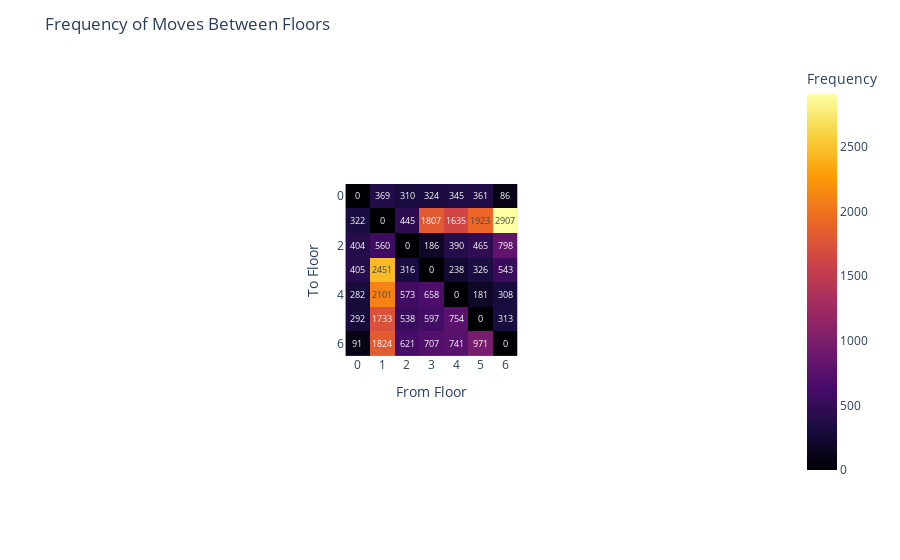

The cell this chart's notebook holds for it:
### Code cell
import pandas as pd
import plotly.express as px

# Load the Excel file
file_path = r"elevator_2.xlsx"
df_2 = pd.read_excel(file_path, sheet_name='Sheet1')

# Filter out rows with invalid floor data
df_2 = df_2[(df_2['start_floor'] != -1) & (df_2['end_floor'] != -1)]

# Add condition to exclude movements from the same floor
df_2 = df_2[df_2['start_floor'] != df_2['end_floor']]

# Create a pivot table to calculate the frequency of moves between floors
pivot_table = pd.crosstab(df_2['start_floor'], df_2['end_floor'])

# Sort the index (start_floor) in ascending order
pivot_table = pivot_table.reindex(index=sorted(pivot_table.index))

# Create a heatmap using the pivot table
fig = px.imshow(pivot_table.T,  # Transpose the pivot table to swap x and y
                labels=dict(x="From Floor", y="To Floor", color="Frequency"),
                x=pivot_table.index,  # Use the sorted index as x-axis
                y=pivot_table.columns,  # Use the columns as y-axis
                text_auto=True,  # Show the count in each cell
                color_continuous_scale='Inferno')  # Use a more distinct color palette

# Update layout for better readability
fig.update_layout(title="Frequency of Moves Between Floors",
                  xaxis_title="From Floor",
                  yaxis_title="To Floor",
                  xaxis=dict(tickmode='linear', tick0=0,
                             dtick=1))  # Set x-axis tick marks to start from 0 and increment by 1

fig.show()
fig.write_html('elev_2_freq_analysis_parking_floor_1.html')

### Figure 1 — Plotly figure (JSON) as saved in the notebook; plotly's stock layout.template omitted (floating-point values rounded to 4 significant figures)
{"data": [{"coloraxis": "coloraxis", "hovertemplate": "From Floor: %{x}<br>To Floor: %{y}<br>Frequency: %{z}<extra></extra>", "name": "0", "texttemplate": "%{z}", "type": "heatmap", "x": [0, 1, 2, 3, 4, 5, 6], "xaxis": "x", "y": [0, 1, 2, 3, 4, 5, 6], "yaxis": "y", "z": [[0, 369, 310, 324, 345, 361, 86], [322, 0, 445, 1807, 1635, 1923, 2907], [404, 560, 0, 186, 390, 465, 798], [405, 2451, 316, 0, 238, 326, 543], [282, 2101, 573, 658, 0, 181, 308], [292, 1733, 538, 597, 754, 0, 313], [91, 1824, 621, 707, 741, 971, 0]]}], "layout": {"autosize": true, "coloraxis": {"colorbar": {"title": {"text": "Frequency"}}, "colorscale": [[0, "#000004"], [0.1111, "#1b0c41"], [0.2222, "#4a0c6b"], [0.3333, "#781c6d"], [0.4444, "#a52c60"], [0.5556, "#cf4446"], [0.6667, "#ed6925"], [0.7778, "#fb9b06"], [0.8889, "#f7d13d"], [1, "#fcffa4"]]}, "margin": {"t": 60}, "title": {"text": "Frequency of Moves Between Floors"}, "xaxis": {"anchor": "y", "autorange": true, "constrain": "domain", "domain": [0.3775, 0.6225], "dtick": 1, "range": [-0.5, 6.5], "scaleanchor": "y", "tick0": 0, "tickmode": "linear", "title": {"text": "From Floor"}, "type": "linear"}, "yaxis": {"anchor": "x", "autorange": true, "constrain": "domain", "domain": [0, 1], "range": [6.5, -0.5], "title": {"text": "To Floor"}, "type": "linear"}}}
